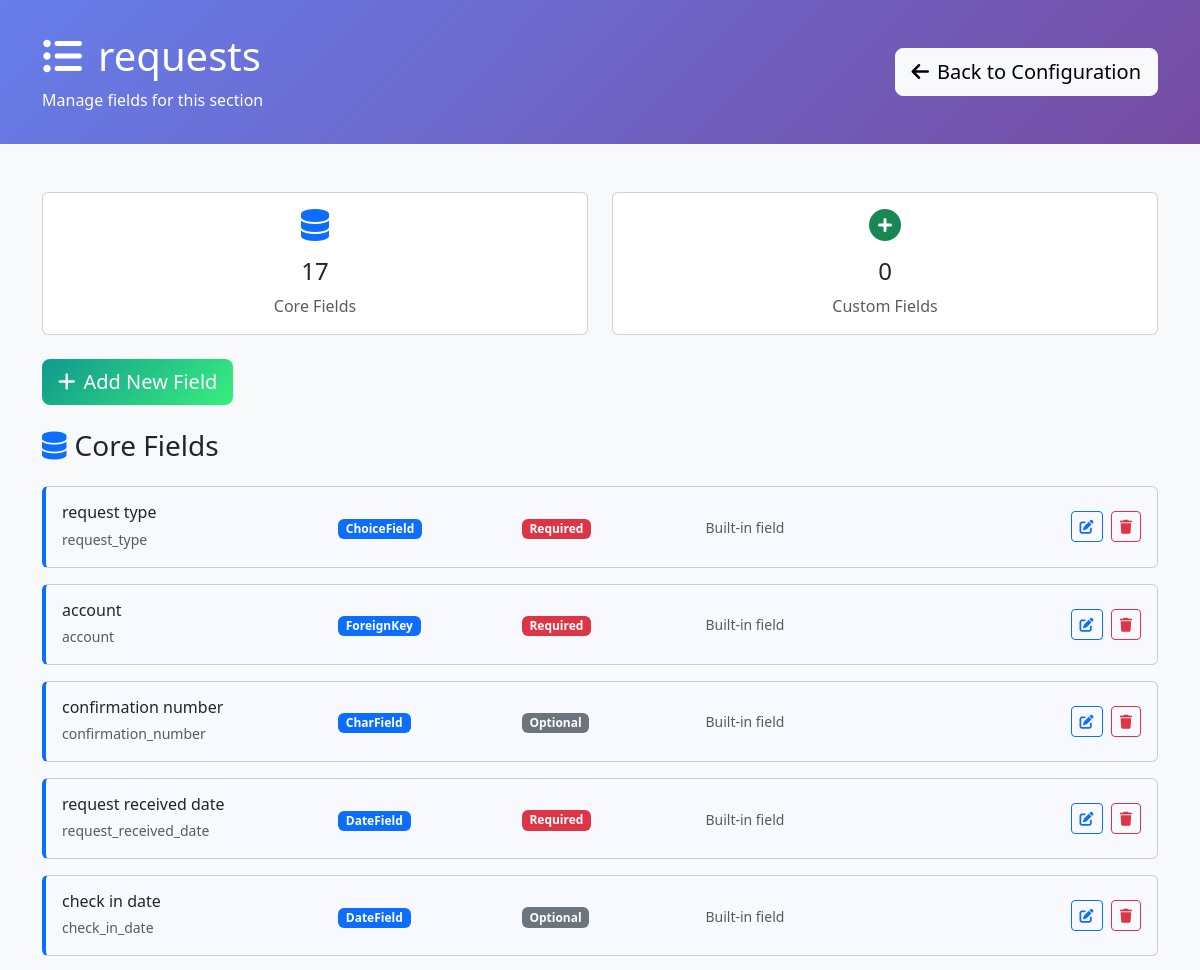
/configuration/section/6/ (signed in, upper part), run on an earlier commit of the app's database.
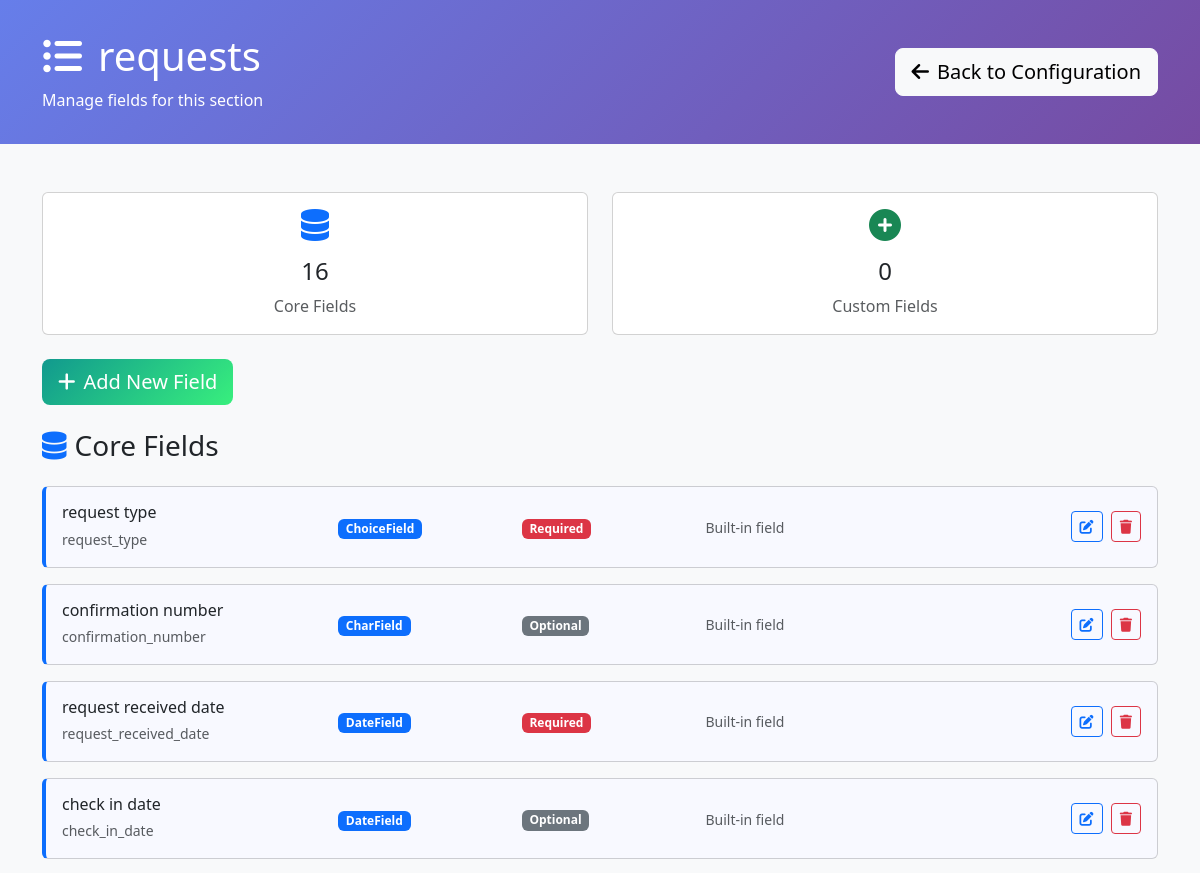
And on a later commit of the database.
### requests/models.py (models this page shows, shortened)
class DynamicSection(models.Model):
    name = models.CharField(max_length=255, unique=True, help_text="Internal section name")
    display_name = models.CharField(max_length=255, help_text="Display name shown to users")
    description = models.TextField(blank=True, help_text="Description of this section's purpose")
    order = models.IntegerField(default=100, help_text="Display order")
    is_core_section = models.BooleanField(default=False, help_text="True if this represents an existing admin model")
    source_model = models.CharField(max_length=255, blank=True, help_text="Full model name (e.g. 'accounts.Account') for core sections")
    created_at = models.DateTimeField(auto_now_add=True)
    updated_at = models.DateTimeField(auto_now=True)
    class Meta:
        verbose_name = "Dynamic Section"
        verbose_name_plural = "Dynamic Sections"
        ordering = ['is_core_section', 'order', 'name']

class DynamicField(models.Model):
    FIELD_TYPES = [
        ('char', 'Text (Short)'),
        ('text', 'Text (Long)'),
        ('email', 'Email'),
        ('url', 'URL'),
        ('slug', 'Slug'),
        ('integer', 'Integer'),
        ('decimal', 'Decimal'),
        ('float', 'Float'),
        ('date', 'Date'),
        ('datetime', 'Date & Time'),
        ('time', 'Time'),
        ('boolean', 'Checkbox (Yes/No)'),
        ('choice', 'Dropdown (Single Choice)'),
        ('multiple_choice', 'Multiple Choice'),
        ('file', 'File Upload'),
        ('image', 'Image Upload'),
        ('foreign_key', 'Link to Another Model'),
        ('many_to_many', 'Multiple Links'),
        ('json', 'JSON Data'),
    ]
    model = models.ForeignKey(DynamicModel, on_delete=models.CASCADE, related_name='fields', null=True, blank=True)
    section = models.ForeignKey(DynamicSection, on_delete=models.CASCADE, related_name='fields', null=True, blank=True)
    name = models.CharField(max_length=100, help_text="Field name in database (lowercase, underscores)")
    display_name = models.CharField(max_length=100, help_text="Label shown in forms")
    field_type = models.CharField(max_length=20, choices=FIELD_TYPES)
    is_core_field = models.BooleanField(default=False, help_text="True if this represents an existing model field")
    CORE_MODE_CHOICES = [
        ('override', 'Override Existing Field'),
        ('create', 'Create New Core Field'),
    ]
    STORAGE_CHOICES = [
        ('model_field', 'Store in Model Field'),
        ('value_store', 'Store in DynamicFieldValue'),
    ]
    core_mode = models.CharField(
        max_length=20,
        choices=CORE_MODE_CHOICES,
        default='override',
        help_text="Whether to override existing field or create new one"
    )
    model_field_name = models.CharField(
        max_length=100,
        blank=True,
        help_text="Name of existing model field to override (required for override mode)"
    )
    storage = models.CharField(
        max_length=20,
        choices=STORAGE_CHOICES,
        default='value_store',
        help_text="Where to store field values"
    )
    required = models.BooleanField(default=False)
    default_value = models.TextField(blank=True, help_text="Default value (JSON format for complex types)")
    help_text = models.CharField(max_length=200, blank=True)
    max_length = models.PositiveIntegerField(null=True, blank=True, help_text="For text fields")
    max_digits = models.PositiveIntegerField(null=True, blank=True, help_text="For decimal fields")
    decimal_places = models.PositiveIntegerField(null=True, blank=True, help_text="For decimal fields")
    choices = models.JSONField(default=dict, help_text="For choice fields: {'value': 'display_name'}")
    related_model = models.CharField(max_length=100, blank=True, help_text="Model to link to (app.Model)")
    section_name = models.CharField(max_length=100, default='General', help_text="Form section name for grouping (legacy field)")
    order = models.PositiveIntegerField(default=0, help_text="Order within section")
    is_active = models.BooleanField(default=True, help_text="Whether field is shown in forms")
    created_at = models.DateTimeField(auto_now_add=True)
    updated_at = models.DateTimeField(auto_now=True)
    class Meta:
        verbose_name = "Dynamic Field"
        verbose_name_plural = "Dynamic Fields"
        ordering = ['model', 'section', 'section_name', 'order']

### requests/configuration_views.py (the view, shortened to what this page needs)
# urls.py: path('section/<int:section_id>/', configuration_views.section_fields, name='section_fields'),
@staff_member_required
def section_fields(request, section_id):
    from requests.models import DynamicSection
    is_legacy_dynamic = request.GET.get('dynamic') == 'true'
    if is_legacy_dynamic:
        dynamic_model = get_object_or_404(DynamicModel, id=section_id)
        model_name = f"{dynamic_model.app_label}.{dynamic_model.name}"
        display_name = dynamic_model.display_name
        fields = DynamicField.objects.filter(
            model=dynamic_model,
            is_active=True
        ).order_by('section_name', 'order')
        section_type = 'legacy'
        model_fields = []  # Legacy models don't have core model fields
    else:
        section = get_object_or_404(DynamicSection, id=section_id)
        model_name = section.name
        display_name = section.display_name
        section_type = 'core' if section.is_core_section else 'custom'
        fields = section.fields.filter(is_active=True).order_by('order')
        if section.is_core_section:
            model_fields = []
            core_fields = fields.filter(is_core_field=True)
            for field in core_fields:
                choices_obj = {}
                try:
                    if field.choices and field.choices != '{}':
                        choices_obj = json.loads(field.choices)
                except (json.JSONDecodeError, ValueError):
                    choices_obj = {}
                model_fields.append({
                    'id': field.id,
                    'name': field.name,
                    'display_name': field.display_name,
                    'field_type': field.field_type,
                    'required': field.required,
                    'is_model_field': True,
                    'is_core_field': True,
                    'choices': choices_obj,  # Pass Python dict for json_script filter
                    'choices_script_id': f'choices-{field.id}'  # Pre-computed script ID
                })
        else:
            model_fields = []
    dynamic_fields = []
    for field in fields:
        if section_type == 'core' and field.is_core_field:
            continue
    context = {
        'section_id': section_id,
        'section_name': model_name,
        'display_name': display_name,
        'section_type': section_type,
        'source_model': getattr(section, 'source_model', '') if not is_legacy_dynamic else '',
        'model_fields': model_fields,
        'dynamic_fields': dynamic_fields,
        'all_fields': model_fields + dynamic_fields,
        'is_legacy_dynamic': is_legacy_dynamic,
        'is_core_section': section_type == 'core',
        'is_custom_section': section_type == 'custom'
    }
    return render(request, 'configuration/section_fields.html', context)

### requests/templates/configuration/section_fields.html (shortened to what this page needs)
<!DOCTYPE html>
<html lang="en">
<head>
    <link href="https://cdn.jsdelivr.net/npm/bootstrap@5.3.0/dist/css/bootstrap.min.css" rel="stylesheet">
    <link href="https://cdnjs.cloudflare.com/ajax/libs/font-awesome/6.0.0/css/all.min.css" rel="stylesheet">
</head>
<body class="bg-light">
    <div class="config-header">
        <div class="container">
            <div class="row align-items-center">
                <div class="col-md-8">
                    <h1 class="mb-2">
                        <i class="fas fa-list-ul me-3"></i>{{ display_name }}
                    </h1>
                    <p class="mb-0 opacity-90">
                        Manage fields for this section
                    </p>
                </div>
                <div class="col-md-4 text-end">
                    <a href="{% url 'configuration:dashboard' %}" class="btn btn-light btn-lg">
                        <i class="fas fa-arrow-left me-2"></i>Back to Configuration
                    </a>
                </div>
            </div>
        </div>
    </div>
    <div class="container my-5">
        <div class="row mb-4">
            <div class="col-md-6">
                <div class="card text-center">
                    <div class="card-body">
                        <i class="fas fa-database fa-2x text-primary mb-3"></i>
                        <h4>{{ model_fields|length }}</h4>
                        <p class="text-muted mb-0">Core Fields</p>
                    </div>
                </div>
            </div>
            <div class="col-md-6">
                <div class="card text-center">
                    <div class="card-body">
                        <i class="fas fa-plus-circle fa-2x text-success mb-3"></i>
                        <h4>{{ dynamic_fields|length }}</h4>
                        <p class="text-muted mb-0">Custom Fields</p>
                    </div>
                </div>
            </div>
        </div>
        <div class="row mb-4">
            <div class="col-12">
                <button class="btn btn-add-field btn-lg" onclick="showAddFieldModal()">
                    <i class="fas fa-plus me-2"></i>Add New Field
                </button>
            </div>
        </div>
        {% if model_fields %}
        <div class="row">
            <div class="col-12">
                <h3 class="mb-4">
                    <i class="fas fa-database me-2 text-primary"></i>Core Fields
                </h3>
                {% for field in model_fields %}
                <div class="card field-card model-field mb-3" data-field-id="{{ field.id }}">
                    <div class="card-body">
                        <div class="row align-items-center">
                            <div class="col-md-3">
                                <h6 class="mb-1 field-title">{{ field.display_name }}</h6>
                                <small class="text-muted">{{ field.name }}</small>
                            </div>
                            <div class="col-md-2">
                                <span class="badge bg-primary field-type-badge" data-type="{{ field.field_type }}">{{ field.field_type }}</span>
                            </div>
                            <div class="col-md-2">
                                {% if field.required %}
                                <span class="badge bg-danger">Required</span>
                                {% else %}
                                <span class="badge bg-secondary">Optional</span>
                                {% endif %}
                            </div>
                            <div class="col-md-3">
                                <small class="text-muted">Built-in field</small>
                            </div>
                            <div class="col-md-2 text-end">
                                <button class="btn btn-outline-primary btn-sm me-1"
                                        onclick="editField({{ field.id }}, 'model')">
                                    <i class="fas fa-edit"></i>
                                </button>
                                <button class="btn btn-outline-danger btn-sm"
                                        onclick="deleteField({{ field.id }}, '{{ field.display_name }}')">
                                    <i class="fas fa-trash"></i>
                                </button>
                            </div>
                        </div>
                    </div>
                </div>
                {% endfor %}
            </div>
        </div>
        {% endif %}
    </div>
</body>
</html>

### requests/templates/configuration/section_fields.html (style rules this page uses)
.config-header { background: linear-gradient(135deg, #667eea 0%, #764ba2 100%); color: white; padding: 2rem 0; }
.field-card { transition: all 0.3s ease; border-left: 4px solid #dee2e6; }
.field-card.model-field { border-left-color: #0d6efd; background-color: #f8f9ff; }
.field-type-badge { font-size: 0.75rem; padding: 0.25rem 0.5rem; }
.btn-add-field { background: linear-gradient(135deg, #11998e 0%, #38ef7d 100%); border: none; color: white; }

What changed in the data, as far as the page shows it:
removed DynamicField: display_name "account", name "account", field_type "ForeignKey"
Also different on the page:
{{ model_fields|length }}: "17" → "16"
list line gone: "Required Built-in field"
